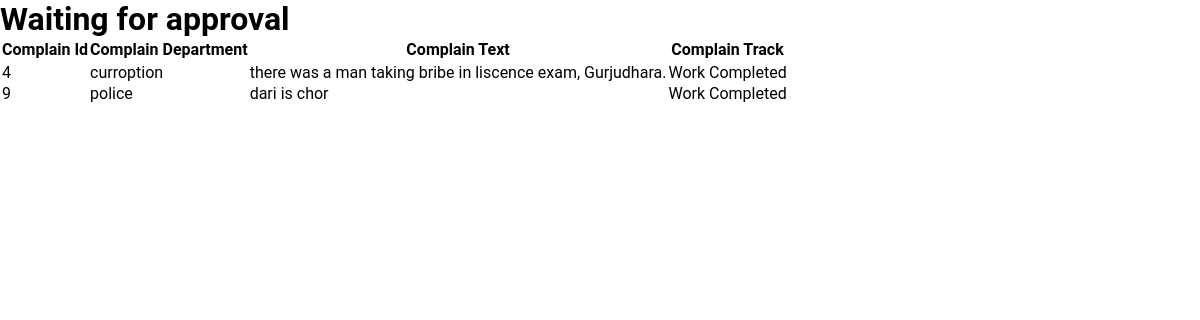
Screenshot of /views/admin_view_complain.php?state_id=4 (signed in) with the database file from the repository.
### tables this page shows
CREATE TABLE `complain` (
  `complain_id` int(5) NOT NULL,
  `user_id` int(5) NOT NULL,
  `department_id` int(5) NOT NULL,
  `complain_text` varchar(500) NOT NULL,
  `state_id` int(1) NOT NULL DEFAULT 1
);

CREATE TABLE `department` (
  `department_id` int(5) NOT NULL,
  `department_name` varchar(30) NOT NULL,
  `department_username` varchar(30) NOT NULL,
  `department_password` varchar(20) NOT NULL
);

CREATE TABLE `state` (
  `state_id` int(1) NOT NULL,
  `state_name` varchar(50) NOT NULL
);

### views/admin_view_complain.php (the view, shortened to what this page needs)
<?php
    include_once '../connection/connection.php';
    if(!empty($_SESSION['admin_id'])){
        ?>
        <!DOCTYPE html>
        <html lang="en">
        <head>
        <link rel="stylesheet" href="../style.css">
        </head>
        <body>
            <div class="approval_State">
                <h1>Waiting for approval</h1>
            </div>
            <table>
                <tr>
                    <th>Complain Id</th>
                    <th>Complain Department</th>
                    <th>Complain Text</th>
                    <th>Complain Track</th>
                </tr>
                <tr>
                    <?php
                    if(isset($_GET['state_id'])){
                        $state_id = $_GET['state_id'];
                        $query="SELECT * FROM complain WHERE state_id = '$state_id'";
                        $result = mysqli_query($db_con,$query);
                        if($result){
                            while($row=mysqli_fetch_array($result)){
                                $department_id=$row['department_id'];
                                $query1 = "SELECT * FROM department WHERE department_id = '$department_id'";
                                $result1 = mysqli_query($db_con,$query1);
                                $row1=mysqli_fetch_array($result1);
                                $state_id=$row['state_id'];
                                $query2 = "SELECT * FROM state WHERE state_id = '$state_id'";
                                $result2 = mysqli_query($db_con,$query2);
                                $row2=mysqli_fetch_array($result2);
                                ?>
                                    <tr>
                                        <td><?php echo $row['complain_id']; ?></td>
                                        <td><?php echo $row1['department_name']; ?></td>
                                        <td><?php echo $row['complain_text']; ?></td>
                                        <td><?php echo $row2['state_name']?></td>
                                    </tr>
                                <?php
                            }
                        }
                        else{
                            die("Error");
                        }
                    }
                    ?>
            </table>
        </body>
        </html>
        <?php
    }
    else{
        header('location:../views/accessdenied.php');
    }
?>

### style.css (style rules this page uses)
* { margin: 0%; padding: 0%; font-family: 'Roboto', sans-serif; }

### rows the page displays
complain: complain_id "4", department.department_name "curroption", complain_text "there was a man taking bribe in liscence exam, Gurjudhara.", state.state_name "Work Completed"
complain: complain_id "9", department.department_name "police", complain_text "dari is chor", state.state_name "Work Completed"
